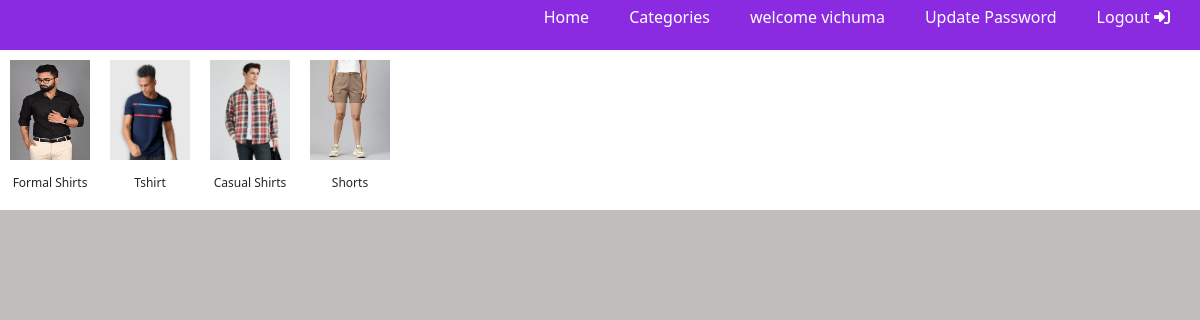
The page /categories/ (signed in) on the database its author committed.
### app/models.py (models this page shows, shortened)
class product_category(models.Model):
    category_name=models.CharField(max_length=100)
    category_image=models.ImageField(upload_to='product_category/',blank=True,null=True)
    category_description=models.TextField(max_length=1000)
    slug=models.CharField(max_length=100,null=True,blank=True)
    parent_category=models.ForeignKey('product_category',on_delete=models.CASCADE,null=True,blank=True)

### app/views.py (the view)
# urls.py: path('categories/',views.Categories,name='categories'),
def Categories(request):
    categories=product_category.objects.filter(category_name__in=['Formal Shirts','Tshirt','Casual Shirts','Shorts'])
    context={
        'categories':categories
    }
    return render(request,'categories.html',context)

### templates/categories.html
{% extends 'home.html' %}
{% block categories %}
    {% load static %}
    <link rel="stylesheet" href="{% static 'css/categorie.css' %}">
    <div class="main-container">
        {% for category in categories %}
            <div class="sub-container">
                <a href="{% url 'category' category.slug %}"><img src="{{category.category_image.url}}" height="100px",width="100px"></a>
                <br><p>{{category.category_name}}</p>
            </div>
    {% endfor %}
{% endblock %}

### templates/partial/header2.html (shortened to what this page needs)
{% block header %}
<!DOCTYPE html>
<html lang="en">
  {% load static %}
<head>
  <link rel="stylesheet" href="{% static 'css/header.css' %}">
</head>
<body>
  <nav class="nav">
    <ul><li><a href="{% url 'productdata' %}">Home</a></li>
        <li><a href="{% url 'categories' %}">Categories</a></li>
        <li><a href="">welcome {{request.user}}</a></li>
        <li><a href="{% url 'updatepassword' request.user %}">Update Password</a></li>
      <li><a href="{% url 'logout' %}">Logout <i class="fa-solid fa-right-to-bracket" style="color: #ffffff;"></i></a></li>
    </ul>
  </nav>
</body>
</html>
{% endblock %}

### static/css/home.css (style rules this page uses)
* { margin: 0; padding: 0; box-sizing: border-box; }

### static/css/header.css (style rules this page uses)
* { margin: 0; padding: 0; box-sizing: border-box; list-style: none; }
.nav { background-color: blueviolet; display: flex; width: 100%; height: 50px; position: fixed; align-items: center; justify-content: end; z-index: 1; color: white; padding: 0 10px; }
.nav ul { display: flex; }
.nav ul li a { text-decoration: none; padding: 10px 20px; color: white; }

### static/css/categorie.css (style rules this page uses)
* { margin: 0; padding: 0; box-sizing: border-box; }
.main-container { display: flex; gap: 20px; padding: 10px; background-color: white; position: relative; top: 50px; }
.sub-container { position: relative; width: 80px; height: 140px; }
.sub-container img { position: absolute; width: 100%; }
.sub-container p { margin-top: 90px; text-align: center; font-size: 12px; }
body { background-color: rgb(192, 189, 189); }

### rows shown on the page
product_category: category_image (picture), category_name "Formal Shirts"
product_category: category_image (picture), category_name "Tshirt"
product_category: category_image (picture), category_name "Casual Shirts"
product_category: category_image (picture), category_name "Shorts"

### other values the page prints
{{ request.user }} "vichuma"
